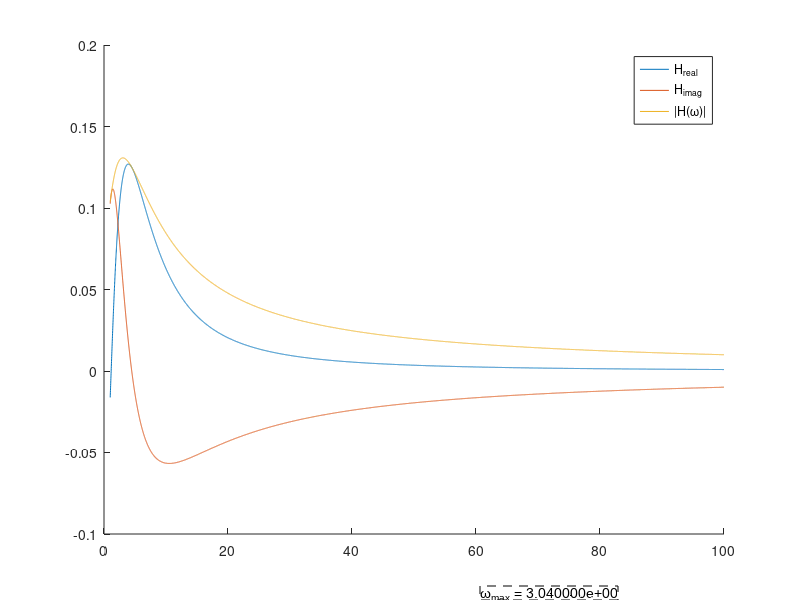

Write MATLAB code to recreate this figure.
omega=1:0.01:100
H=-0.75.*(1./(2+1i.*omega))+1.75.*(1./(6+1i.*omega));
hold on
plot(omega, real(H))
plot(omega, imag(H))
plot(omega, abs(H))

legend('H_{real}', 'H_{imag}', '|H(\omega)|');
annotation('textbox',...
    [0.6 0 0.2 0.3],...
    'String',{['\omega_{max} = ' num2str(omega(find(abs(H)==max(abs(H)))), '%e' )]},...
    'FontSize',10,...
    'FontName','Arial',...
    'LineStyle','--',...
    'FitBoxToText','on');
hold off